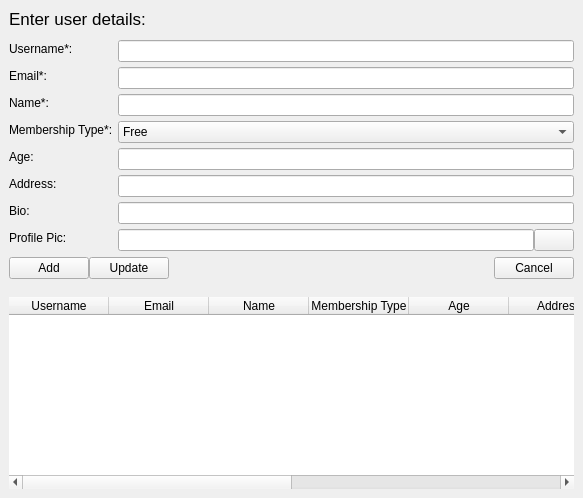
         <widget class="QWidget" name="user_page">
          <layout class="QVBoxLayout" name="verticalLayout_3">
           <property name="spacing">
            <number>0</number>
           </property>
           <property name="leftMargin">
            <number>0</number>
           </property>
           <property name="topMargin">
            <number>0</number>
           </property>
           <property name="rightMargin">
            <number>0</number>
           </property>
           <property name="bottomMargin">
            <number>0</number>
           </property>
           <item alignment="Qt::AlignTop">
            <widget class="QFrame" name="user_add_frame">
             <property name="sizePolicy">
              <sizepolicy hsizetype="Preferred" vsizetype="Preferred">
               <horstretch>0</horstretch>
               <verstretch>0</verstretch>
              </sizepolicy>
             </property>
             <property name="maximumSize">
              <size>
               <width>600</width>
               <height>16777215</height>
              </size>
             </property>
             <property name="frameShape">
              <enum>QFrame::NoFrame</enum>
             </property>
             <property name="frameShadow">
              <enum>QFrame::Raised</enum>
             </property>
             <layout class="QVBoxLayout" name="verticalLayout_4">
              <item>
               <widget class="QFrame" name="user_add_title_frame">
                <property name="sizePolicy">
                 <sizepolicy hsizetype="Preferred" vsizetype="Preferred">
                  <horstretch>0</horstretch>
                  <verstretch>0</verstretch>
                 </sizepolicy>
                </property>
                <property name="frameShape">
                 <enum>QFrame::NoFrame</enum>
                </property>
                <property name="frameShadow">
                 <enum>QFrame::Raised</enum>
                </property>
                <layout class="QVBoxLayout" name="verticalLayout_7">
                 <property name="spacing">
                  <number>0</number>
                 </property>
                 <property name="leftMargin">
                  <number>0</number>
                 </property>
                 <property name="topMargin">
                  <number>0</number>
                 </property>
                 <property name="rightMargin">
                  <number>0</number>
                 </property>
                 <property name="bottomMargin">
                  <number>0</number>
                 </property>
                 <item>
                  <widget class="QLabel" name="titleLabel">
                   <property name="font">
                    <font>
                     <pointsize>13</pointsize>
                     <weight>50</weight>
                     <bold>false</bold>
                    </font>
                   </property>
                   <property name="text">
                    <string>Enter user details:</string>
                   </property>
                   <property name="alignment">
                    <set>Qt::AlignLeading|Qt::AlignLeft|Qt::AlignVCenter</set>
                   </property>
                  </widget>
                 </item>
                </layout>
               </widget>
              </item>
              <item>
               <widget class="QFrame" name="user_add_main_frame">
                <property name="sizePolicy">
                 <sizepolicy hsizetype="Preferred" vsizetype="MinimumExpanding">
                  <horstretch>0</horstretch>
                  <verstretch>0</verstretch>
                 </sizepolicy>
                </property>
                <property name="frameShape">
                 <enum>QFrame::NoFrame</enum>
                </property>
                <property name="frameShadow">
                 <enum>QFrame::Raised</enum>
                </property>
                <layout class="QHBoxLayout" name="horizontalLayout_5">
                 <property name="spacing">
                  <number>5</number>
                 </property>
                 <property name="leftMargin">
                  <number>0</number>
                 </property>
                 <property name="topMargin">
                  <number>0</number>
                 </property>
                 <property name="rightMargin">
                  <number>0</number>
                 </property>
                 <property name="bottomMargin">
                  <number>0</number>
                 </property>
                 <item>
                  <widget class="QFrame" name="user_add_label_frame">
                   <property name="frameShape">
                    <enum>QFrame::NoFrame</enum>
                   </property>
                   <property name="frameShadow">
                    <enum>QFrame::Raised</enum>
                   </property>
                   <layout class="QVBoxLayout" name="verticalLayout_6">
                    <property name="spacing">
                     <number>0</number>
                    </property>
                    <property name="leftMargin">
                     <number>0</number>
                    </property>
                    <property name="topMargin">
                     <number>0</number>
                    </property>
                    <property name="rightMargin">
                     <number>0</number>
                    </property>
                    <property name="bottomMargin">
                     <number>0</number>
                    </property>
                    <item>
                     <widget class="QLabel" name="usenameLable">
                      <property name="text">
                       <string>Username*:</string>
                      </property>
                     </widget>
                    </item>
                    <item>
                     <widget class="QLabel" name="emailLabel">
                      <property name="text">
                       <string>Email*:</string>
                      </property>
                     </widget>
                    </item>
                    <item>
                     <widget class="QLabel" name="nameLable">
                      <property name="text">
                       <string>Name*:</string>
                      </property>
                     </widget>
                    </item>
                    <item>
                     <widget class="QLabel" name="membershipTypeLabel">
                      <property name="text">
                       <string>Membership Type*:</string>
                      </property>
                      <property name="margin">
                       <number>0</number>
                      </property>
                     </widget>
                    </item>
                    <item>
                     <widget class="QLabel" name="ageLabel">
                      <property name="text">
                       <string>Age:</string>
                      </property>
                      <property name="margin">
                       <number>0</number>
                      </property>
                     </widget>
                    </item>
                    <item>
                     <widget class="QLabel" name="addressLabel">
                      <property name="text">
                       <string>Address:</string>
                      </property>
                     </widget>
                    </item>
                    <item>
                     <widget class="QLabel" name="bioLabel">
                      <property name="text">
                       <string>Bio:</string>
                      </property>
                     </widget>
                    </item>
                    <item>
                     <widget class="QLabel" name="profilePicLabel">
                      <property name="text">
                       <string>Profile Pic:</string>
                      </property>
                     </widget>
                    </item>
                   </layout>
                  </widget>
                 </item>
                 <item>
                  <widget class="QFrame" name="user_add_edit_frame">
                   <property name="sizePolicy">
                    <sizepolicy hsizetype="MinimumExpanding" vsizetype="Preferred">
                     <horstretch>0</horstretch>
                     <verstretch>0</verstretch>
                    </sizepolicy>
                   </property>
                   <property name="frameShape">
                    <enum>QFrame::NoFrame</enum>
                   </property>
                   <property name="frameShadow">
                    <enum>QFrame::Raised</enum>
                   </property>
                   <layout class="QVBoxLayout" name="verticalLayout_5">
                    <property name="spacing">
                     <number>5</number>
                    </property>
                    <property name="leftMargin">
                     <number>0</number>
                    </property>
                    <property name="topMargin">
                     <number>5</number>
                    </property>
                    <property name="rightMargin">
                     <number>0</number>
                    </property>
                    <property name="bottomMargin">
                     <number>0</number>
                    </property>
                    <item>
                     <widget class="QLineEdit" name="usernameLineEdit"/>
                    </item>
                    <item>
                     <widget class="QLineEdit" name="emailLineEdit"/>
                    </item>
                    <item>
                     <widget class="QLineEdit" name="nameLineEdit"/>
                    </item>
                    <item>
                     <widget class="QComboBox" name="membershipTypecomboBox">
                      <property name="cursor">
                       <cursorShape>PointingHandCursor</cursorShape>
                      </property>
                      <item>
                       <property name="text">
                        <string>Free</string>
                       </property>
                      </item>
                      <item>
                       <property name="text">
                        <string>Premium</string>
                       </property>
                      </item>
                     </widget>
                    </item>
                    <item>
                     <widget class="QLineEdit" name="ageLineEdit"/>
                    </item>
                    <item>
                     <widget class="QLineEdit" name="addressLineEdit"/>
                    </item>
                    <item>
                     <widget class="QLineEdit" name="bioLineEdit"/>
                    </item>
                    <item>
                     <widget class="QFrame" name="frame_6">
                      <property name="sizePolicy">
                       <sizepolicy hsizetype="Preferred" vsizetype="Preferred">
                        <horstretch>0</horstretch>
                        <verstretch>0</verstretch>
                       </sizepolicy>
                      </property>
                      <property name="frameShape">
                       <enum>QFrame::NoFrame</enum>
                      </property>
                      <property name="frameShadow">
                       <enum>QFrame::Raised</enum>
                      </property>
                      <layout class="QHBoxLayout" name="horizontalLayout_6">
                       <property name="spacing">
                        <number>0</number>
                       </property>
                       <property name="sizeConstraint">
                        <enum>QLayout::SetNoConstraint</enum>
                       </property>
                       <property name="leftMargin">
                        <number>0</number>
                       </property>
                       <property name="topMargin">
                        <number>0</number>
                       </property>
                       <property name="rightMargin">
                        <number>0</number>
                       </property>
                       <property name="bottomMargin">
                        <number>0</number>
                       </property>
                       <item>
                        <widget class="QLineEdit" name="profilePicLineEdit">
                         <property name="readOnly">
                          <bool>true</bool>
                         </property>
                        </widget>
                       </item>
                       <item>
                        <widget class="QPushButton" name="selectFileButton">
                         <property name="cursor">
                          <cursorShape>PointingHandCursor</cursorShape>
                         </property>
                         <property name="text">
                          <string/>
                         </property>
                         <property name="icon">
                          <iconset resource="resources.qrc">
                           <normaloff>:/icons/icons/image.png</normaloff>:/icons/icons/image.png</iconset>
                         </property>
                        </widget>
                       </item>
                      </layout>
                     </widget>
                    </item>
                   </layout>
                  </widget>
                 </item>
                </layout>
               </widget>
              </item>
              <item>
               <widget class="QFrame" name="user_add_button_frame">
                <property name="frameShape">
                 <enum>QFrame::NoFrame</enum>
                </property>
                <property name="frameShadow">
                 <enum>QFrame::Raised</enum>
                </property>
                <layout class="QHBoxLayout" name="horizontalLayout_2">
                 <property name="spacing">
                  <number>0</number>
                 </property>
                 <property name="leftMargin">
                  <number>0</number>
                 </property>
                 <property name="topMargin">
                  <number>0</number>
                 </property>
                 <property name="rightMargin">
                  <number>0</number>
                 </property>
                 <property name="bottomMargin">
                  <number>0</number>
                 </property>
                 <item>
                  <widget class="QPushButton" name="addButton">
                   <property name="cursor">
                    <cursorShape>PointingHandCursor</cursorShape>
                   </property>
                   <property name="text">
                    <string>Add</string>
                   </property>
                   <property name="icon">
                    <iconset resource="resources.qrc">
                     <normaloff>:/icons/icons/plus.png</normaloff>:/icons/icons/plus.png</iconset>
                   </property>
                  </widget>
                 </item>
                 <item>
                  <widget class="QPushButton" name="updateButton">
                   <property name="cursor">
                    <cursorShape>PointingHandCursor</cursorShape>
                   </property>
                   <property name="text">
                    <string>Update</string>
                   </property>
                   <property name="icon">
                    <iconset resource="resources.qrc">
                     <normaloff>:/icons/icons/book.png</normaloff>:/icons/icons/book.png</iconset>
                   </property>
                  </widget>
                 </item>
                 <item>
                  <spacer name="horizontalSpacer">
                   <property name="orientation">
                    <enum>Qt::Horizontal</enum>
                   </property>
                   <property name="sizeHint" stdset="0">
                    <size>
                     <width>325</width>
                     <height>20</height>
                    </size>
                   </property>
                  </spacer>
                 </item>
                 <item>
                  <widget class="QPushButton" name="cancelButton">
                   <property name="cursor">
                    <cursorShape>PointingHandCursor</cursorShape>
                   </property>
                   <property name="text">
                    <string>Cancel</string>
                   </property>
                   <property name="icon">
                    <iconset resource="resources.qrc">
                     <normaloff>:/icons/icons/cross.png</normaloff>:/icons/icons/cross.png</iconset>
                   </property>
                  </widget>
                 </item>
                </layout>
               </widget>
              </item>
             </layout>
            </widget>
           </item>
           <item>
            <widget class="QFrame" name="user_list_frame">
             <property name="sizePolicy">
              <sizepolicy hsizetype="Preferred" vsizetype="MinimumExpanding">
               <horstretch>0</horstretch>
               <verstretch>0</verstretch>
              </sizepolicy>
             </property>
             <property name="frameShape">
              <enum>QFrame::NoFrame</enum>
             </property>
             <property name="frameShadow">
              <enum>QFrame::Raised</enum>
             </property>
             <layout class="QVBoxLayout" name="verticalLayout_31">
              <item>
               <widget class="QTableWidget" name="tableWidget">
                <property name="frameShape">
                 <enum>QFrame::NoFrame</enum>
                </property>
                <property name="frameShadow">
                 <enum>QFrame::Plain</enum>
                </property>
                <property name="editTriggers">
                 <set>QAbstractItemView::NoEditTriggers</set>
                </property>
                <property name="wordWrap">
                 <bool>true</bool>
                </property>
                <column>
                 <property name="text">
                  <string>Username</string>
                 </property>
                </column>
                <column>
                 <property name="text">
                  <string>Email</string>
                 </property>
                </column>
                <column>
                 <property name="text">
                  <string>Name</string>
                 </property>
                </column>
                <column>
                 <property name="text">
                  <string>Membership Type</string>
                 </property>
                </column>
                <column>
                 <property name="text">
                  <string>Age</string>
                 </property>
                </column>
                <column>
                 <property name="text">
                  <string>Address</string>
                 </property>
                </column>
                <column>
                 <property name="text">
                  <string>Profile Pic</string>
                 </property>
                </column>
                <column>
                 <property name="text">
                  <string>Bio</string>
                 </property>
                </column>
                <column>
                 <property name="text">
                  <string/>
                 </property>
                </column>
                <column>
                 <property name="text">
                  <string/>
                 </property>
                </column>
               </widget>
              </item>
             </layout>
            </widget>
           </item>
          </layout>
         </widget>
